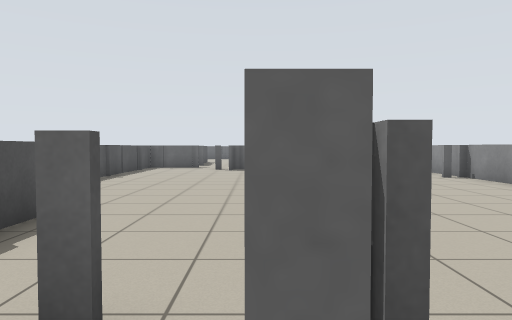
[1] (above)

12 first-person views from a walk through a world built for the Player/Stage simulator. The camera is 0.93 m above the floor, tilts 2° down and sees 70° across. The lines on the ground mark 1 m squares. The floor is counted in squares, 1 m on a side. Each view is taken from the middle of a square. On the plan, view 1 faces up. The plan holds only what a view shows up to about 13 squares ahead; the rest is blank. The place goes on beyond the plan. Robots are left out.

[2]
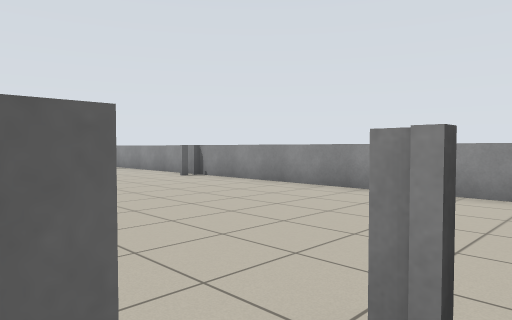

[3]
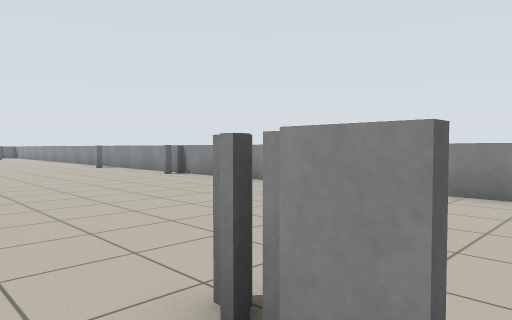

[4]
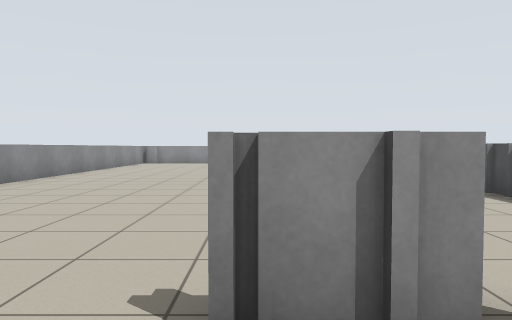

[5]
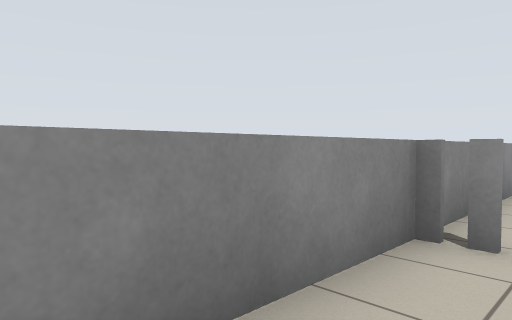

[6]
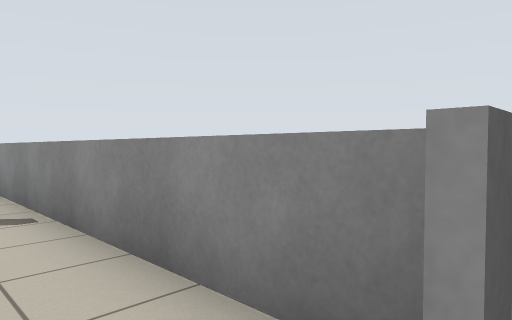

[7]
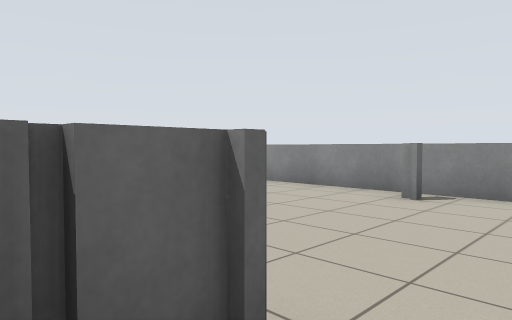

[8]
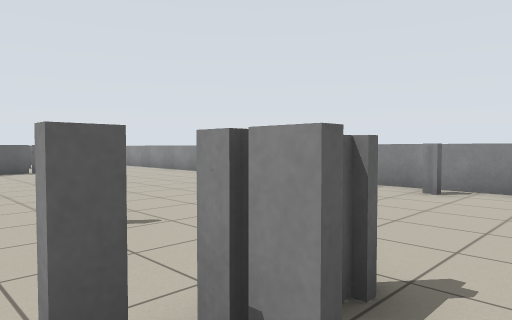

[9]
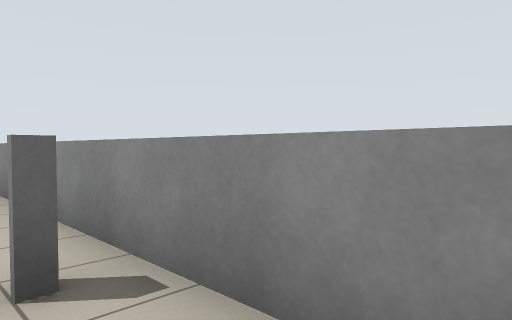

[10]
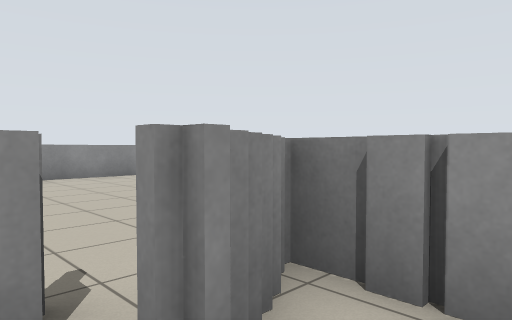

[11]
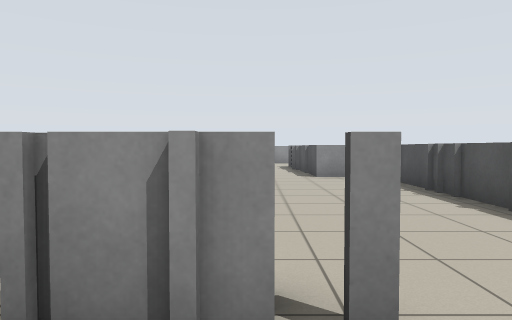

[12]
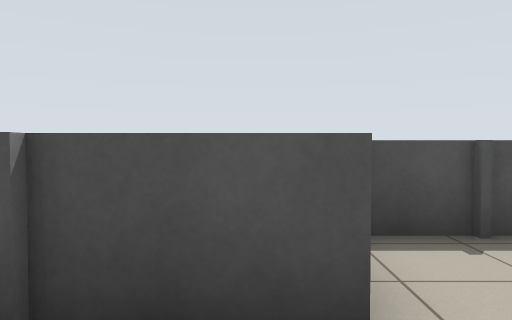

### Floor plan
Points are (right, up) in squares from view 1. A wall is a line through its corners. A room is listed if a view was taken in it or the views show most of it. See-through windows are left out.
Room 1 (views 1, 2, 3, 4, 5, 6, 7, 8, 9, 11, 12)
walls: (0.2, 15.2) (-1.1, 15.2); (-1.1, 14.6) (-1.1, 15.3) (0.2, 15.3); (5.6, 11.3) (6.5, 11.3); (6.5, 11.2) (5.6, 11.2); (-4.8, 13) (-4.8, 6.1); (-4.8, 16.8) (-3.1, 16.8); (-3.9, 5.6) (-2.9, 5.6) (-2.9, 3.6); (6.5, 1.2) (6.5, 22.4); (0, 0.2) (0, 0.9); (1.8, 28.7) (0.5, 28.7)
Room 2 (view 10)
walls: (-4, 17.9) (-4, 18.5); (-3.7, 17.4) (-3.7, 17.9)

Positions as (right, up) in squares from view 1, and headings:
1: (0, 0), facing up
2: (-1, 1), facing up-right
3: (-1, 0), facing up-right
4: (0, 17), facing down
5: (5, 15), facing down-right
6: (5, 11), facing up-right
7: (-1, 14), facing up-right
8: (-2, 14), facing up-right
9: (5, 14), facing up-right
10: (-5, 19), facing down-right
11: (-1, 17), facing down
12: (-1, 5), facing left
